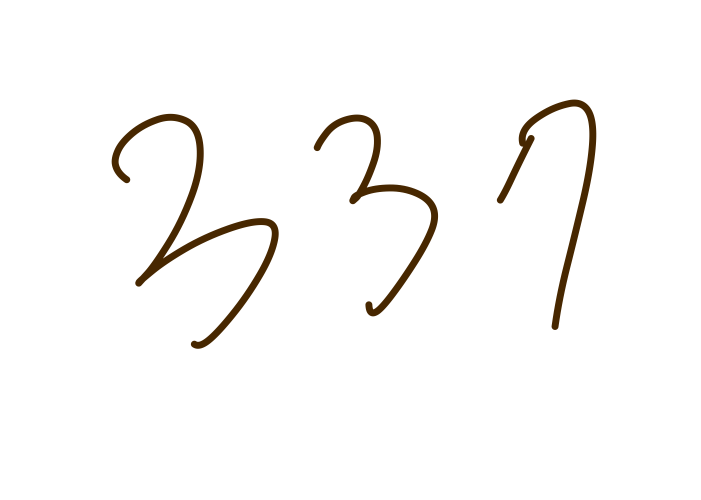
#> input picture AI/Algorithm/OCR/archieve/use_ocr/test2.jpeg, 1401 x 1000 px (shown at 1/2 size)
$ python -i preprocessing_pipeline.py   (imports and definitions only)
#> lines starting #> are read from the running program, lines starting #| are printed output that depends on the picture
"""
3단계 전처리 파이프라인 + MNIST 분류 모델 실험 모듈

단계:
1. 절반 크롭: YOLO로 답안 영역 추출 (이미 완료 - yolo_answer_images 사용)
2. 수평 크롭: 수평선 기준으로 행 분할
3. 텍스트 크롭: 개별 숫자 블록 분할
4. 단일 숫자 인식: MNIST 기반 Vision Transformer
"""

import cv2
import json
import time
from pathlib import Path
from typing import List, Dict, Any, Tuple, Optional
import numpy as np
from PIL import Image, ImageDraw
from transformers import pipeline
import sys
import os

# answer_recognition 모듈의 경로를 sys.path에 추가
answer_recognition_path = Path(__file__).parent.parent / "answer_recognition"
sys.path.append(str(answer_recognition_path))

from config import (
    YOLO_ANSWER_IMAGES_DIR, RESULTS_DIR, VISUALIZATION_DIR,
    BBOX_COLOR, BBOX_THICKNESS, TEXT_COLOR, TEXT_FONT, TEXT_SCALE, TEXT_THICKNESS
)

# MNIST 모델 초기화
# [8 lines not run here, left out]

# 결과 저장 디렉토리
# [1 line that did not run here, left out]
# [1 line that did not run here, left out]


class PreprocessingPipeline:
    """3단계 전처리 파이프라인 클래스"""

    def __init__(self):
        """파이프라인 초기화"""
        self.mnist_model = mnist_model

        # 출력 디렉토리 생성
        PIPELINE_RESULTS_DIR.mkdir(parents=True, exist_ok=True)
        PIPELINE_VISUALIZATION_DIR.mkdir(parents=True, exist_ok=True)

    # [481 lines left out: functions step2_horizontal_crop, step3_text_crop, step4_digit_recognition, process_single_answer_image, visualize_pipeline_results, run_pipeline_experiment and 1 more, not called in this run]


# [2 lines not run here, left out]

>>> import cv2
>>> picture = cv2.imread('../../Algorithm/OCR/archieve/use_ocr/test2.jpeg', cv2.IMREAD_GRAYSCALE)
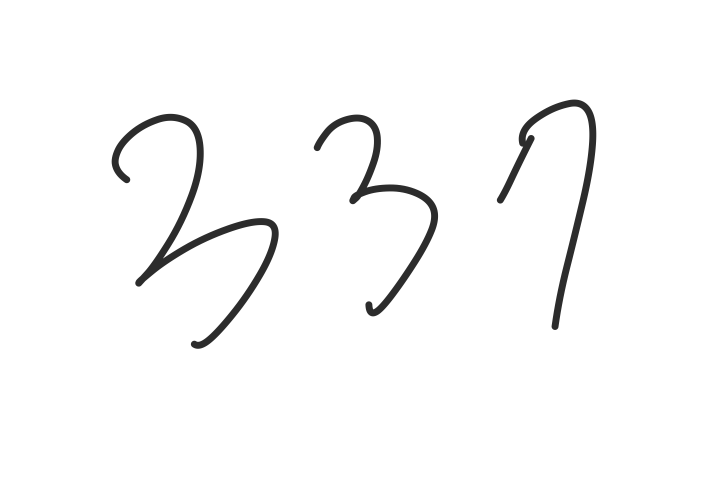
#> picture: shape (1000, 1401) (shown at 1/2 size); min 42, max 255, mean 249.4
#> (the run stopped early here; a loop or call above may not have finished)

$ run again, on AI/Algorithm/OCR/archieve/use_ocr/test3.jpeg
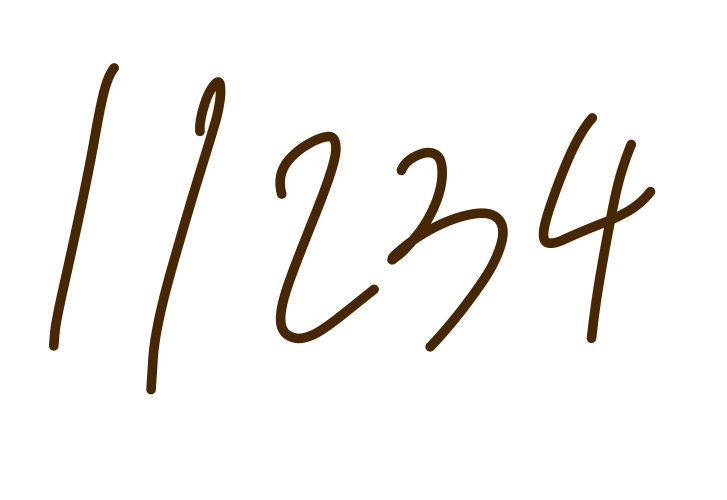
#> input picture AI/Algorithm/OCR/archieve/use_ocr/test3.jpeg, 1453 x 1000 px (shown at 1/2 size)
#> `picture = cv2.imread('../../Algorithm/OCR/archieve/use_ocr/test2.jpeg'..`:
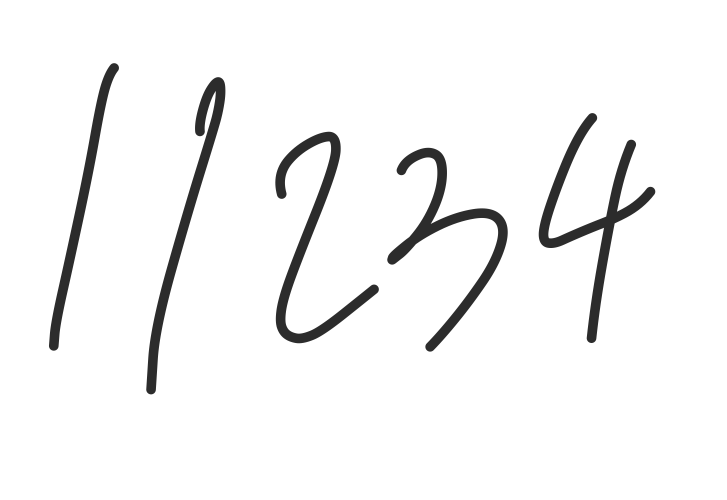
#> picture: shape (1000, 1453) (shown at 1/2 size); min 42, max 255, mean 244.1

$ run again, on AI/Algorithm/OCR/archieve/use_ocr/test4.jpeg
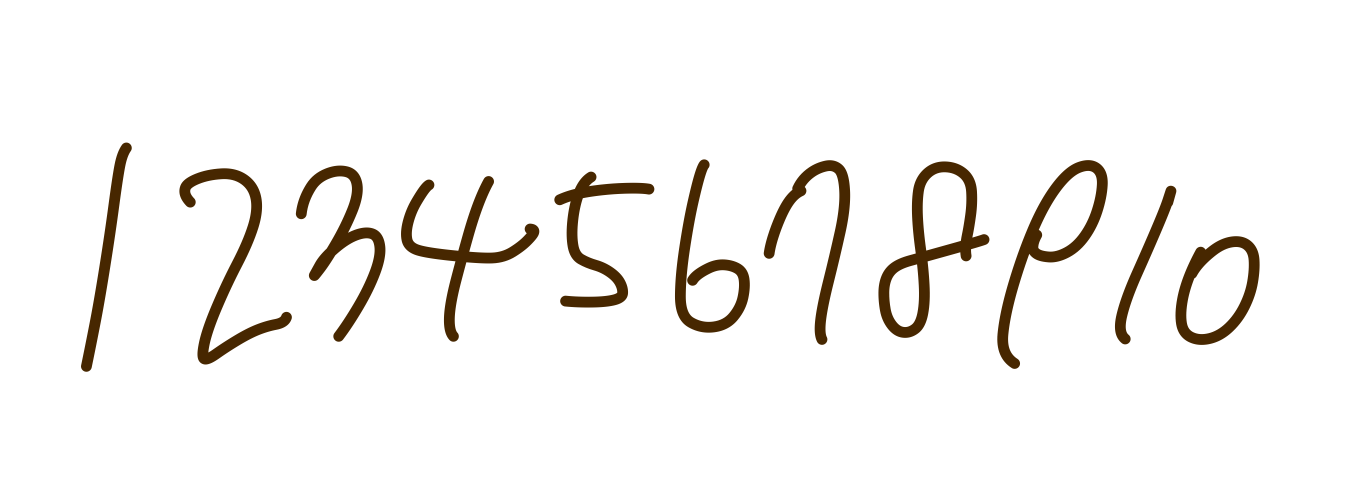
#> input picture AI/Algorithm/OCR/archieve/use_ocr/test4.jpeg, 2729 x 1000 px (shown at 1/2 size)
#> `picture = cv2.imread('../../Algorithm/OCR/archieve/use_ocr/test2.jpeg'..`:
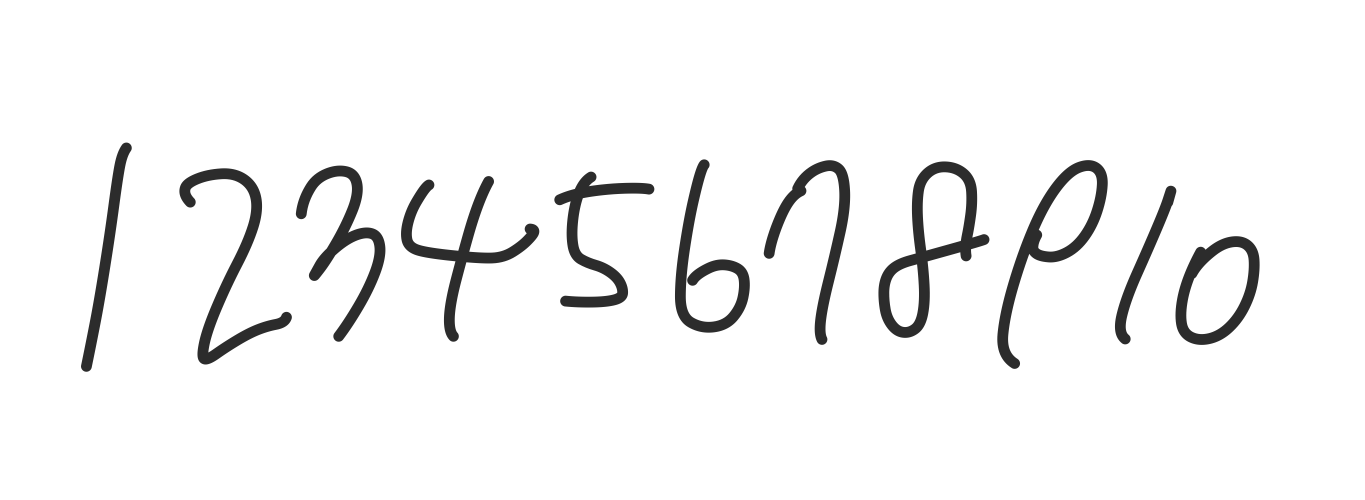
#> picture: shape (1000, 2729) (shown at 1/2 size); min 42, max 255, mean 243.1

$ run again, on AI/Algorithm/OCR/archieve/use_ocr/test5.jpeg
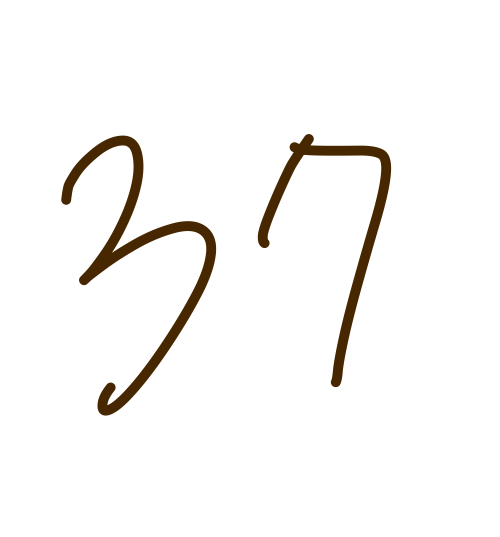
#> input picture AI/Algorithm/OCR/archieve/use_ocr/test5.jpeg, 1000 x 1074 px (shown at 1/2 size)
#> `picture = cv2.imread('../../Algorithm/OCR/archieve/use_ocr/test2.jpeg'..`:
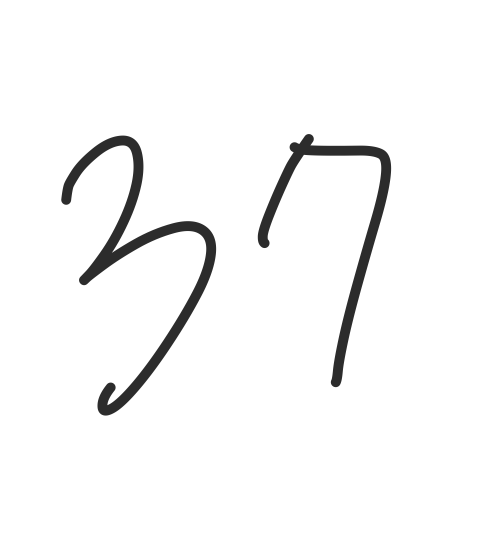
#> picture: shape (1074, 1000) (shown at 1/2 size); min 42, max 255, mean 246.8
